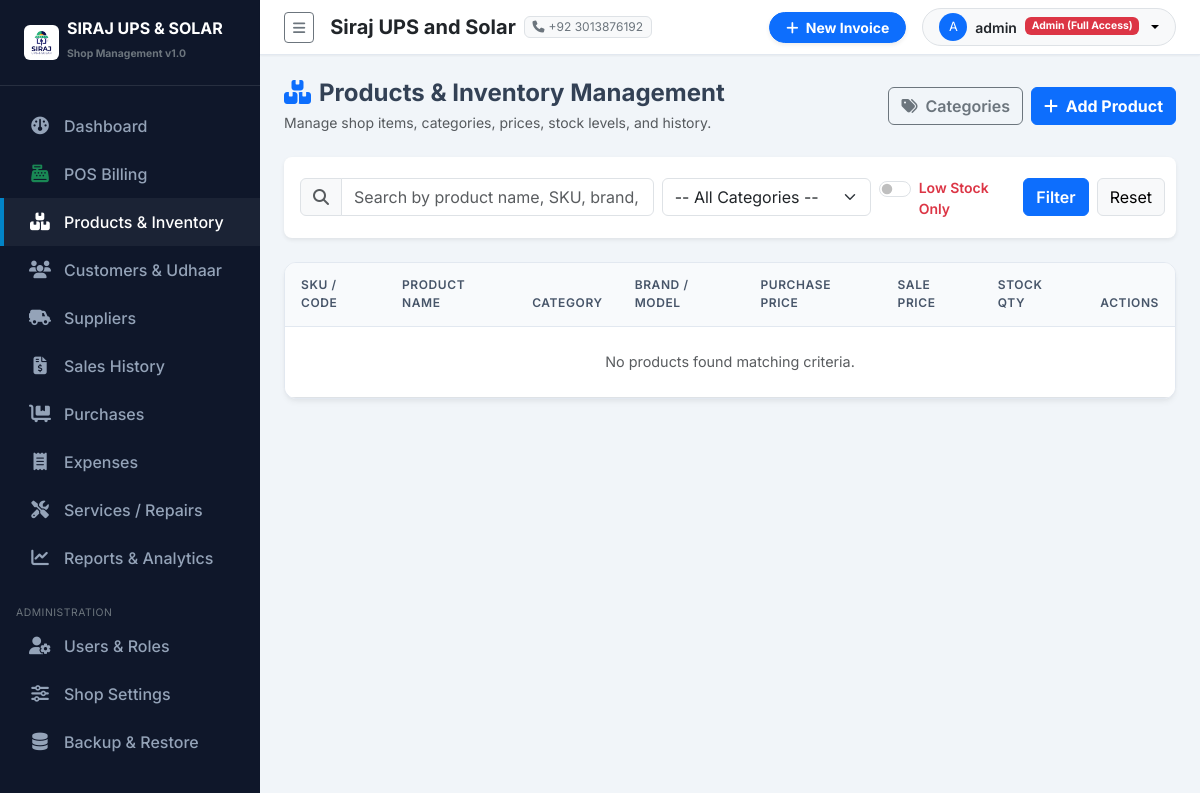
Screenshot of /products/ (signed in) with the database file from the repository.
### purchases/settings_app/models.py (models this page shows, shortened)
class ShopSettings(models.Model):
    shop_name = models.CharField(max_length=200, default="Siraj UPS and Solar")
    subtitle = models.CharField(max_length=255, default="UPS | Solar Systems | Batteries | Inverters | Accessories")
    address = models.TextField(default="Main Market, Shop #12, City Center")
    phone = models.CharField(max_length=50, default="+92 300 1234567")
    whatsapp = models.CharField(max_length=50, default="+92 300 1234567")
    email = models.EmailField(default="contact@sirajupssolar.com", blank=True)
    ntn_number = models.CharField(max_length=50, blank=True, help_text="NTN / Tax Number")
    invoice_footer = models.TextField(default="Thank you for choosing Siraj UPS and Solar! Goods once sold are non-refundable after 7 days.")
    logo = models.ImageField(upload_to='shop_logo/', blank=True, null=True)
    class Meta:
        verbose_name = "Shop Setting"
        verbose_name_plural = "Shop Settings"
    @classmethod
    def get_settings(cls):
        obj, created = cls.objects.get_or_create(id=1)
        return obj

### accounts/models.py (models this page shows, shortened)
class UserProfile(models.Model):
    ROLE_ADMIN = 'ADMIN'
    ROLE_STAFF = 'STAFF'
    ROLE_CHOICES = [
        (ROLE_ADMIN, 'Admin (Full Access)'),
        (ROLE_STAFF, 'Staff / Cashier'),
    ]
    user = models.OneToOneField(User, on_delete=models.CASCADE, related_name='profile')
    role = models.CharField(max_length=20, choices=ROLE_CHOICES, default=ROLE_STAFF)
    phone = models.CharField(max_length=30, blank=True)
    address = models.CharField(max_length=255, blank=True)
    is_active_staff = models.BooleanField(default=True)
    def is_admin(self):
        return self.role == self.ROLE_ADMIN or self.user.is_superuser

### products/views.py (the view, shortened to what this page needs)
# urls.py: path('', views.product_list, name='product_list'),
@login_required
def product_list(request):
    query = request.GET.get('q', '').strip()
    category_id = request.GET.get('category', '')
    low_stock_only = request.GET.get('low_stock', '')
    products = Product.objects.filter(is_active=True).select_related('category', 'supplier')
    if category_id:
        products = products.filter(category_id=category_id)
    if low_stock_only:
        products = [p for p in products if p.is_low_stock]
    categories = Category.objects.all()
    context = {
        'products': products,
        'categories': categories,
        'query': query,
        'selected_category': category_id,
        'low_stock_only': low_stock_only,
    }
    return render(request, 'products/product_list.html', context)

### templates/products/product_list.html (shortened to what this page needs)
{% extends 'base.html' %}
{% load humanize %}
{% block content %}
<div class="d-flex flex-wrap justify-content-between align-items-center mb-4 gap-3">
    <div>
        <h4 class="fw-bold mb-1"><i class="fa-solid fa-boxes-stacked me-2 text-primary"></i>Products & Inventory Management</h4>
        <p class="text-muted small mb-0">Manage shop items, categories, prices, stock levels, and history.</p>
    </div>
    <div class="d-flex gap-2">
        <a href="{% url 'products:category_list' %}" class="btn btn-outline-secondary fw-semibold">
            <i class="fa-solid fa-tags me-1"></i> Categories
        </a>
        <a href="{% url 'products:product_create' %}" class="btn btn-primary fw-bold">
            <i class="fa-solid fa-plus me-1"></i> Add Product
        </a>
    </div>
</div>
<div class="card border-0 shadow-sm rounded-3 mb-4">
    <div class="card-body p-3">
        <form method="get" class="row g-2 align-items-center">
            <div class="col-md-5">
                <div class="input-group">
                    <span class="input-group-text bg-light text-muted"><i class="fa-solid fa-magnifying-glass"></i></span>
                    <input type="text" name="q" class="form-control" placeholder="Search by product name, SKU, brand, or model..." value="{{ query }}">
                </div>
            </div>
            <div class="col-md-3">
                <select name="category" class="form-select">
                    <option value="">-- All Categories --</option>
                </select>
            </div>
            <div class="col-md-2">
                <div class="form-check form-switch mt-1">
                    <input class="form-check-input" type="checkbox" name="low_stock" value="1" id="lowStockCheck" {% if low_stock_only %}checked{% endif %}>
                    <label class="form-check-label fw-semibold small text-danger" for="lowStockCheck">Low Stock Only</label>
                </div>
            </div>
            <div class="col-md-2 d-flex gap-2">
                <button type="submit" class="btn btn-primary w-100 fw-semibold">Filter</button>
                <a href="{% url 'products:product_list' %}" class="btn btn-light border">Reset</a>
            </div>
        </form>
    </div>
</div>
<div class="custom-table-card">
    <div class="table-responsive">
        <table class="table table-hover align-middle mb-0">
            <thead>
                <tr>
                    <th>SKU / Code</th>
                    <th>Product Name</th>
                    <th>Category</th>
                    <th>Brand / Model</th>
                    <th>Purchase Price</th>
                    <th>Sale Price</th>
                    <th>Stock Qty</th>
                    <th class="text-end">Actions</th>
                </tr>
            </thead>
            <tbody>
                {% for p in products %}
                <tr {% if p.is_low_stock %}class="table-danger"{% endif %}>
                    <td class="fw-bold text-dark">{{ p.sku }}</td>
                    <td>
                        <span class="fw-bold text-dark d-block">{{ p.name }}</span>
                        {% if p.unit %}<small class="text-muted">Unit: {{ p.unit }}</small>{% endif %}
                    </td>
                    <td><span class="badge bg-light text-dark border">{{ p.category.name|default:"Unassigned" }}</span></td>
                    <td class="small">{{ p.brand|default:"-" }} / {{ p.model_number|default:"-" }}</td>
                    <td class="text-muted">Rs. {{ p.purchase_price|floatformat:2|intcomma }}</td>
                    <td class="fw-bold text-primary">Rs. {{ p.sale_price|floatformat:2|intcomma }}</td>
                    <td>
                        {% if p.is_low_stock %}
                            <span class="badge bg-danger fs-6" title="Below minimum level ({{ p.min_stock_level }})">
                                <i class="fa-solid fa-triangle-exclamation me-1"></i>{{ p.current_stock }} {{ p.unit }}
                            </span>
                        {% else %}
                            <span class="badge bg-success fs-6">{{ p.current_stock }} {{ p.unit }}</span>
                        {% endif %}
                    </td>
                    <td class="text-end">
                        <div class="btn-group btn-group-sm">
                            <a href="{% url 'products:stock_adjust' p.id %}" class="btn btn-outline-success" title="Adjust Stock">
                                <i class="fa-solid fa-plus-minus"></i>
                            </a>
                            <a href="{% url 'products:product_history' p.id %}" class="btn btn-outline-info" title="Stock History">
                                <i class="fa-solid fa-history"></i>
                            </a>
                            <a href="{% url 'products:product_edit' p.id %}" class="btn btn-outline-primary" title="Edit">
                                <i class="fa-solid fa-pen"></i>
                            </a>
                            {% if user.profile.is_admin %}
                            <a href="{% url 'products:product_delete' p.id %}" class="btn btn-outline-danger" title="Delete">
                                <i class="fa-solid fa-trash"></i>
                            </a>
                            {% endif %}
                        </div>
                    </td>
                </tr>
                {% empty %}
                <tr>
                    <td colspan="8" class="text-center text-muted py-4">No products found matching criteria.</td>
                </tr>
                {% endfor %}
            </tbody>
        </table>
    </div>
</div>
{% endblock %}

### templates/sidebar.html (shortened to what this page needs)
{% load static %}
<div id="sidebar-wrapper">
    <div class="sidebar-heading d-flex align-items-center gap-2">
        {% if shop_settings and shop_settings.logo %}
            <img src="{{ shop_settings.logo.url }}" alt="Logo" style="max-height: 35px;" class="rounded">
        {% else %}
            <i class="fa-solid fa-bolt text-warning fs-4"></i>
        {% endif %}
        <div>
            <div class="lh-1 text-white fs-6">SIRAJ UPS & SOLAR</div>
            <small class="text-secondary style-sub" style="font-size: 0.65rem;">Shop Management v1.0</small>
        </div>
    </div>
    <div class="sidebar-nav">
        <a href="{% url 'dashboard:index' %}" class="nav-link {% if request.resolver_match.app_name == 'dashboard' %}active{% endif %}">
            <i class="fa-solid fa-gauge"></i> Dashboard
        </a>
        <a href="{% url 'sales:pos_billing' %}" class="nav-link {% if request.resolver_match.url_name == 'pos_billing' %}active{% endif %}">
            <i class="fa-solid fa-cash-register text-success"></i> POS Billing
        </a>
        <a href="{% url 'products:product_list' %}" class="nav-link {% if request.resolver_match.app_name == 'products' %}active{% endif %}">
            <i class="fa-solid fa-boxes-stacked"></i> Products & Inventory
        </a>
        <a href="{% url 'customers:customer_list' %}" class="nav-link {% if request.resolver_match.app_name == 'customers' %}active{% endif %}">
            <i class="fa-solid fa-users"></i> Customers & Udhaar
        </a>
        <a href="{% url 'suppliers:supplier_list' %}" class="nav-link {% if request.resolver_match.app_name == 'suppliers' %}active{% endif %}">
            <i class="fa-solid fa-truck-field"></i> Suppliers
        </a>
        <a href="{% url 'sales:sale_list' %}" class="nav-link {% if request.resolver_match.app_name == 'sales' and request.resolver_match.url_name != 'pos_billing' %}active{% endif %}">
            <i class="fa-solid fa-file-invoice-dollar"></i> Sales History
        </a>
        <a href="{% url 'purchases:purchase_list' %}" class="nav-link {% if request.resolver_match.app_name == 'purchases' %}active{% endif %}">
            <i class="fa-solid fa-cart-flatbed"></i> Purchases
        </a>
        <a href="{% url 'expenses:expense_list' %}" class="nav-link {% if request.resolver_match.app_name == 'expenses' %}active{% endif %}">
            <i class="fa-solid fa-receipt"></i> Expenses
        </a>
        <a href="{% url 'services:service_list' %}" class="nav-link {% if request.resolver_match.app_name == 'services' %}active{% endif %}">
            <i class="fa-solid fa-screwdriver-wrench"></i> Services / Repairs
        </a>
        <a href="{% url 'reports:index' %}" class="nav-link {% if request.resolver_match.app_name == 'reports' %}active{% endif %}">
            <i class="fa-solid fa-chart-line"></i> Reports & Analytics
        </a>
        {% if user.profile.is_admin %}
        <small class="text-uppercase text-secondary px-3 style-sub" style="font-size: 0.65rem; letter-spacing: 0.05em;">Administration</small>
        <a href="{% url 'accounts:user_list' %}" class="nav-link {% if request.resolver_match.app_name == 'accounts' %}active{% endif %}">
            <i class="fa-solid fa-user-gear"></i> Users & Roles
        </a>
        <a href="{% url 'settings_app:shop_settings' %}" class="nav-link {% if request.resolver_match.app_name == 'settings_app' and request.resolver_match.url_name == 'shop_settings' %}active{% endif %}">
            <i class="fa-solid fa-sliders"></i> Shop Settings
        </a>
        <a href="{% url 'settings_app:backup_restore' %}" class="nav-link {% if request.resolver_match.url_name == 'backup_restore' %}active{% endif %}">
            <i class="fa-solid fa-database"></i> Backup & Restore
        </a>
        {% endif %}
    </div>
</div>

### templates/navbar.html (shortened to what this page needs)
{% load static %}
<nav class="navbar navbar-expand-lg top-navbar px-4 py-2">
    <div class="container-fluid p-0">
        <button class="btn btn-sm btn-outline-secondary me-3" id="sidebarToggle">
            <i class="fa-solid fa-bars"></i>
        </button>
        <div class="d-none d-md-flex align-items-center gap-2 me-auto">
            <span class="fw-bold text-dark fs-5">{{ shop_settings.shop_name }}</span>
            <span class="badge bg-light text-secondary border fw-normal"><i class="fa-solid fa-phone me-1"></i>{{ shop_settings.phone }}</span>
        </div>
        <div class="d-flex align-items-center gap-3">
            <a href="{% url 'sales:pos_billing' %}" class="btn btn-primary btn-sm px-3 fw-bold rounded-pill shadow-sm">
                <i class="fa-solid fa-plus me-1"></i> New Invoice
            </a>
            <div class="dropdown">
                <button class="btn btn-light btn-sm dropdown-toggle d-flex align-items-center gap-2 border rounded-pill px-3" type="button" data-bs-toggle="dropdown">
                    <div class="bg-primary text-white rounded-circle d-flex align-items-center justify-content-center" style="width: 28px; height: 28px; font-size: 0.8rem;">
                        {{ user.username|first|upper }}
                    </div>
                    <span class="fw-semibold text-dark">{{ user.username }}</span>
                    <span class="badge {% if user.profile.is_admin %}bg-danger{% else %}bg-info text-dark{% endif %}" style="font-size: 0.65rem;">
                        {{ user.profile.get_role_display }}
                    </span>
                </button>
            </div>
        </div>
    </div>
</nav>

### purchases/static/css/custom.css (style rules this page uses)
:root { --primary-color: #0284c7; --primary-hover: #0369a1; --dark-bg: #0f172a; --dark-surface: #1e293b; --light-bg: #f8fafc; --card-shadow: 0 4px 6px -1px rgba(0, 0, 0, 0.05), 0 2px 4px -1px rgba(0, 0, 0, 0.03); --border-color: #e2e8f0; }
body { font-family: 'Inter', sans-serif; background-color: #f1f5f9; color: #334155; overflow-x: hidden; }
#sidebar-wrapper { min-height: 100vh; width: 260px; background-color: var(--dark-bg); color: #f8fafc; transition: margin 0.25s ease-out; }
#sidebar-wrapper .sidebar-heading { padding: 1.25rem 1.5rem; font-size: 1.2rem; font-weight: 700; color: #ffffff; border-bottom: 1px solid rgba(255, 255, 255, 0.1); }
.sidebar-nav { padding: 1rem 0; }
.sidebar-nav .nav-link { padding: 0.75rem 1.5rem; color: #94a3b8; font-weight: 500; display: flex; align-items: center; gap: 0.75rem; transition: all 0.2s ease-in-out; border-left: 4px solid transparent; }
.sidebar-nav .nav-link:hover, .sidebar-nav .nav-link.active { color: #ffffff; background-color: rgba(255, 255, 255, 0.05); border-left-color: var(--primary-color); }
.sidebar-nav .nav-link i { font-size: 1.1rem; width: 24px; text-align: center; }
.top-navbar { background-color: #ffffff; border-bottom: 1px solid var(--border-color); box-shadow: 0 1px 2px 0 rgba(0, 0, 0, 0.05); }
.custom-table-card { background-color: #ffffff; border-radius: 0.75rem; border: 1px solid var(--border-color); box-shadow: var(--card-shadow); overflow: hidden; }
.table thead th { background-color: #f8fafc; color: #475569; font-weight: 600; text-transform: uppercase; font-size: 0.75rem; letter-spacing: 0.05em; border-bottom: 1px solid var(--border-color); padding: 0.85rem 1rem; }
.table tbody td { padding: 0.85rem 1rem; vertical-align: middle; font-size: 0.9rem; }

### rows the page displays
ShopSettings: logo (picture), shop_name "Siraj UPS and Solar", phone "+92 3013876192"

### other values shown
{{ user.username|first|upper }} "A"
{{ user.username }} "admin"
{{ user.profile.get_role_display }} "Admin (Full Access)"
